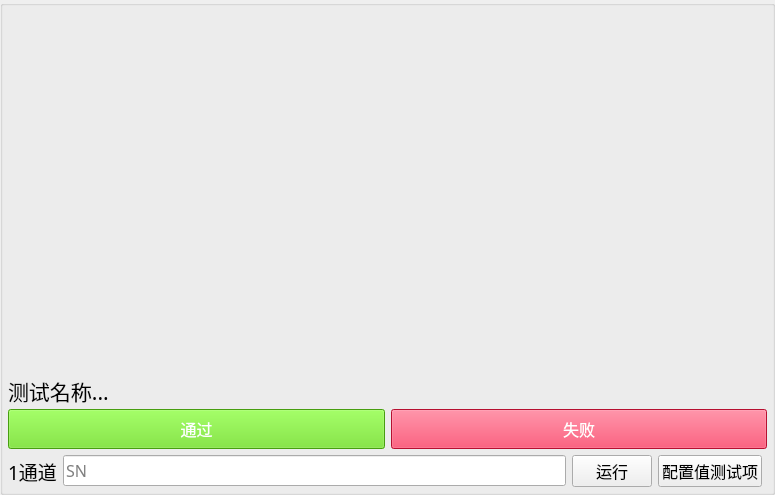
  <widget class="QGroupBox" name="groupBox_4">
   <property name="geometry">
    <rect>
     <x>370</x>
     <y>0</y>
     <width>775</width>
     <height>495</height>
    </rect>
   </property>
   <property name="styleSheet">
    <string notr="true">QPushButton#pushButton_103{
color:white;
background:#64dd17;
}
QPushButton#pushButton_104{
color:white;
background:#ff1744;
}
Qlabel#pushButton_104{
color:white;
background:#ff1744;
}</string>
   </property>
   <property name="title">
    <string/>
   </property>
   <layout class="QVBoxLayout" name="verticalLayout">
    <property name="leftMargin">
     <number>5</number>
    </property>
    <property name="topMargin">
     <number>5</number>
    </property>
    <property name="rightMargin">
     <number>5</number>
    </property>
    <property name="bottomMargin">
     <number>5</number>
    </property>
    <item>
     <widget class="QStackedWidget" name="stackedWidget_1">
      <property name="sizePolicy">
       <sizepolicy hsizetype="Expanding" vsizetype="Expanding">
        <horstretch>0</horstretch>
        <verstretch>0</verstretch>
       </sizepolicy>
      </property>
      <property name="currentIndex">
       <number>0</number>
      </property>
      <widget class="QWidget" name="page_101">
       <layout class="QVBoxLayout" name="verticalLayout_10">
        <property name="leftMargin">
         <number>0</number>
        </property>
        <property name="topMargin">
         <number>0</number>
        </property>
        <property name="rightMargin">
         <number>0</number>
        </property>
        <property name="bottomMargin">
         <number>0</number>
        </property>
        <item>
         <layout class="QHBoxLayout" name="horizontalLayout_23">
          <property name="spacing">
           <number>0</number>
          </property>
          <item>
           <widget class="QLabel" name="label_101">
            <property name="sizePolicy">
             <sizepolicy hsizetype="Expanding" vsizetype="Expanding">
              <horstretch>5</horstretch>
              <verstretch>0</verstretch>
             </sizepolicy>
            </property>
            <property name="font">
             <font>
              <family>微软雅黑</family>
              <pointsize>28</pointsize>
             </font>
            </property>
            <property name="text">
             <string/>
            </property>
            <property name="alignment">
             <set>Qt::AlignCenter</set>
            </property>
           </widget>
          </item>
         </layout>
        </item>
        <item>
         <widget class="QLabel" name="label_103">
          <property name="minimumSize">
           <size>
            <width>0</width>
            <height>25</height>
           </size>
          </property>
          <property name="maximumSize">
           <size>
            <width>16777215</width>
            <height>25</height>
           </size>
          </property>
          <property name="font">
           <font>
            <family>黑体</family>
            <pointsize>16</pointsize>
           </font>
          </property>
          <property name="text">
           <string>测试名称...</string>
          </property>
         </widget>
        </item>
        <item>
         <layout class="QHBoxLayout" name="horizontalLayout_22">
          <item>
           <widget class="QPushButton" name="pushButton_103">
            <property name="minimumSize">
             <size>
              <width>0</width>
              <height>40</height>
             </size>
            </property>
            <property name="maximumSize">
             <size>
              <width>16777215</width>
              <height>40</height>
             </size>
            </property>
            <property name="font">
             <font>
              <family>黑体</family>
              <pointsize>12</pointsize>
             </font>
            </property>
            <property name="focusPolicy">
             <enum>Qt::NoFocus</enum>
            </property>
            <property name="text">
             <string>通过</string>
            </property>
           </widget>
          </item>
          <item>
           <widget class="QPushButton" name="pushButton_104">
            <property name="minimumSize">
             <size>
              <width>0</width>
              <height>40</height>
             </size>
            </property>
            <property name="maximumSize">
             <size>
              <width>16777215</width>
              <height>40</height>
             </size>
            </property>
            <property name="font">
             <font>
              <family>黑体</family>
              <pointsize>12</pointsize>
             </font>
            </property>
            <property name="focusPolicy">
             <enum>Qt::NoFocus</enum>
            </property>
            <property name="text">
             <string>失败</string>
            </property>
           </widget>
          </item>
         </layout>
        </item>
       </layout>
      </widget>
      <widget class="QWidget" name="page_102">
       <layout class="QVBoxLayout" name="verticalLayout_6">
        <property name="leftMargin">
         <number>0</number>
        </property>
        <property name="topMargin">
         <number>0</number>
        </property>
        <property name="rightMargin">
         <number>0</number>
        </property>
        <property name="bottomMargin">
         <number>0</number>
        </property>
        <item>
         <widget class="QTableWidget" name="tableWidget_101"/>
        </item>
       </layout>
      </widget>
     </widget>
    </item>
    <item>
     <layout class="QHBoxLayout" name="horizontalLayout_18">
      <property name="rightMargin">
       <number>5</number>
      </property>
      <property name="bottomMargin">
       <number>0</number>
      </property>
      <item>
       <widget class="QLabel" name="label_102">
        <property name="font">
         <font>
          <family>微软雅黑</family>
          <pointsize>14</pointsize>
         </font>
        </property>
        <property name="text">
         <string>1通道</string>
        </property>
       </widget>
      </item>
      <item>
       <widget class="QLineEdit" name="lineEdit_101">
        <property name="font">
         <font>
          <family>微软雅黑</family>
          <pointsize>12</pointsize>
         </font>
        </property>
        <property name="cursor">
         <cursorShape>IBeamCursor</cursorShape>
        </property>
        <property name="mouseTracking">
         <bool>false</bool>
        </property>
        <property name="focusPolicy">
         <enum>Qt::ClickFocus</enum>
        </property>
        <property name="text">
         <string/>
        </property>
        <property name="placeholderText">
         <string>SN</string>
        </property>
       </widget>
      </item>
      <item>
       <widget class="QPushButton" name="pushButton_101">
        <property name="font">
         <font>
          <family>微软雅黑</family>
          <pointsize>12</pointsize>
         </font>
        </property>
        <property name="focusPolicy">
         <enum>Qt::NoFocus</enum>
        </property>
        <property name="text">
         <string>运行</string>
        </property>
       </widget>
      </item>
      <item>
       <widget class="QPushButton" name="pushButton_102">
        <property name="font">
         <font>
          <family>微软雅黑</family>
          <pointsize>12</pointsize>
         </font>
        </property>
        <property name="focusPolicy">
         <enum>Qt::NoFocus</enum>
        </property>
        <property name="text">
         <string>配置值测试项</string>
        </property>
       </widget>
      </item>
     </layout>
    </item>
   </layout>
  </widget>
